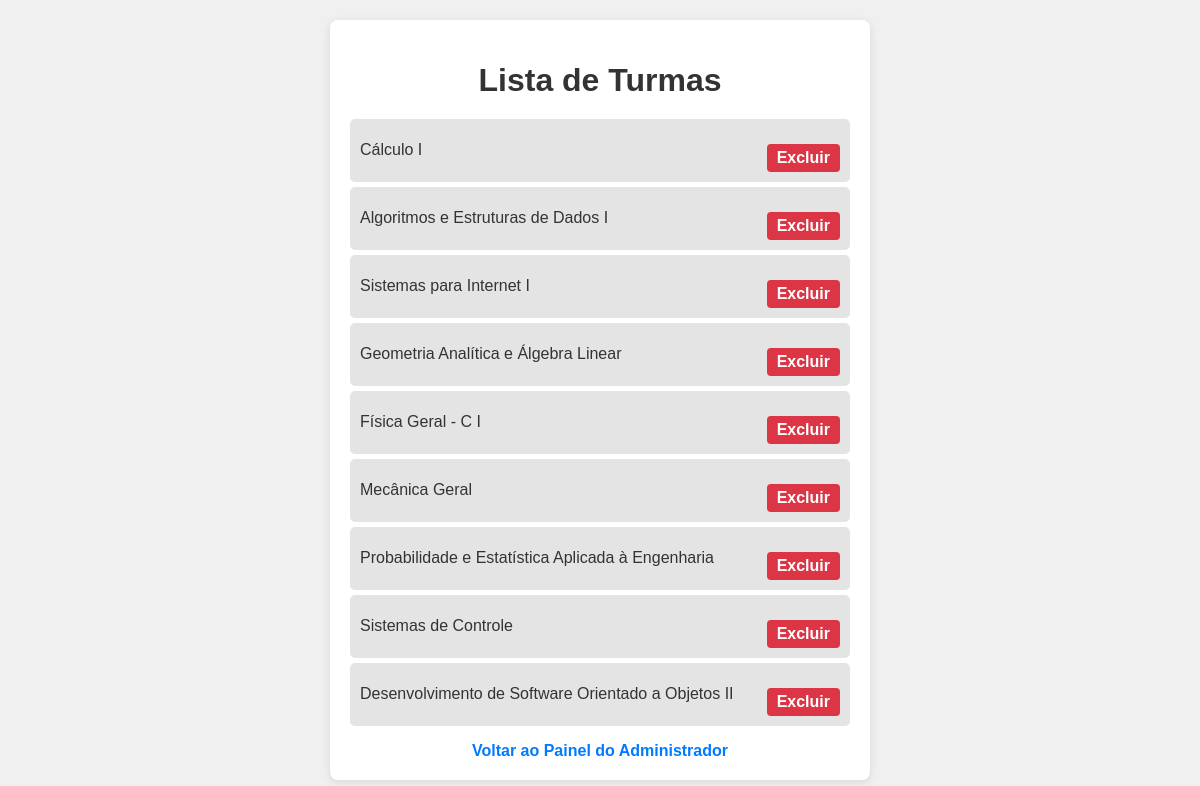
The page /listar_turmas (signed in) on the database its author committed.
### trab.py (models this page shows)
class turma(db.Model):
    id = db.Column(db.Integer, primary_key=True)
    nome_turma = db.Column(db.String(80), nullable=False)
    curso_id = db.Column(db.Integer, db.ForeignKey('curso.id'), nullable=False)
    alunos = db.relationship('alunos', secondary=aluno_e_turma, back_populates='turmas')

### trab.py (the view)
@app.route('/listar_turmas')
def listar_turmas():
    if 'aluno_id' not in session:
        return redirect(url_for('login'))
    aluno = db.session.get(alunos, session['aluno_id'])
    if aluno.administrador != 1:
        return redirect(url_for('pagina_inicial'))
    turmas = turma.query.all()
    return render_template('lista_de_turmas.html', turmas=turmas)

### trab.py (called while the page is built)
@app.before_request
def enforce_foreign_keys():
    db.session.execute(text('PRAGMA foreign_keys = ON'))

### templates/lista_de_turmas.html (shortened to what this page needs)
<!DOCTYPE html>
<html lang="pt-BR">
<head>
</head>
<body>
    <div class="container">
        <h1>Lista de Turmas</h1>
        <ul>
            {% for turma in turmas %}
                <li>
                        {{ turma.nome_turma }}
                        <div class="actions">
                            <a href="{{ url_for('deletar_turma', id=turma.id) }}" class="btn btn-danger" onclick="return confirm('Tem certeza que deseja excluir esta turma?');">Excluir</a>
                        </div>
                </li>
            {% endfor %}
        </ul>
        <a href="{{ url_for('admin_page') }}">Voltar ao Painel do Administrador</a>
    </div>
</body>
</html>

### templates/lista_de_turmas.html (style rules this page uses)
body { font-family: Arial, sans-serif; background-color: #f0f0f0; display: flex; justify-content: center; align-items: center; height: 100vh; margin: 0; }
.container { background-color: #ffffff; padding: 20px; border-radius: 8px; box-shadow: 0 2px 10px rgba(0, 0, 0, 0.1); width: 500px; }
h1 { text-align: center; margin-bottom: 20px; color: #333; }
ul { list-style-type: none; padding: 0; }
li { background: #e4e4e4; margin: 5px 0; padding: 10px; border-radius: 5px; color: #333; display: flex; justify-content: space-between; align-items: center; }
.actions { display: flex; gap: 10px; }
.btn { padding: 5px 10px; background-color: #007bff; color: white; border: none; border-radius: 4px; cursor: pointer; text-decoration: none; }
.btn-danger { background-color: #dc3545; }
a { color: #007bff; text-decoration: none; display: block; text-align: center; margin-top: 15px; font-weight: bold; }

### rows shown on the page
turma: nome_turma "Cálculo I"
turma: nome_turma "Algoritmos e Estruturas de Dados I"
turma: nome_turma "Sistemas para Internet I"
turma: nome_turma "Geometria Analítica e Álgebra Linear"
turma: nome_turma "Física Geral - C I"
turma: nome_turma "Mecânica Geral"
turma: nome_turma "Probabilidade e Estatística Aplicada à Engenharia"
turma: nome_turma "Sistemas de Controle"
turma: nome_turma "Desenvolvimento de Software Orientado a Objetos II"
